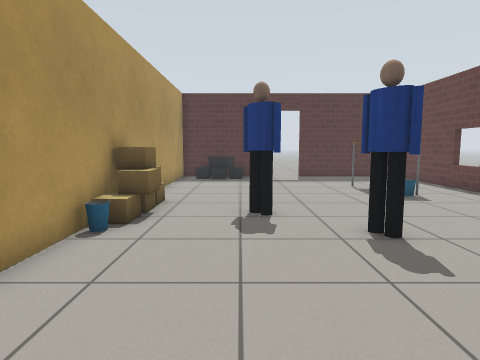
View 1 (above)

24 first-person views from a walk through a world built for the Gazebo simulator. The camera is 0.9 m above the floor, tilts 6° down and sees 75° across. Floor lines are 1 m apart. The floor is counted in squares, 0.5 m on a side. Each view is taken from the middle of a square. On the plan, view 1 faces up. The plan holds only what a view shows up to about 16 squares ahead; the rest is blank. Simple patterns stand in for the simulator's built-in surfaces. Simple shapes stand in for some stock models. Some surface patterns are stand-ins.

View 2
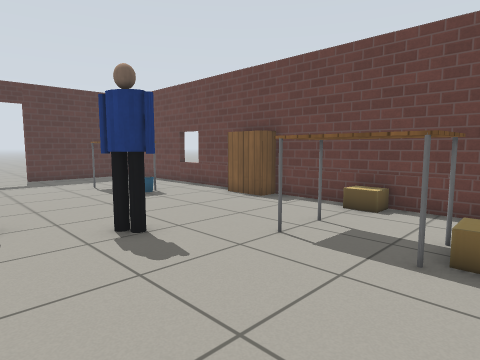

View 3
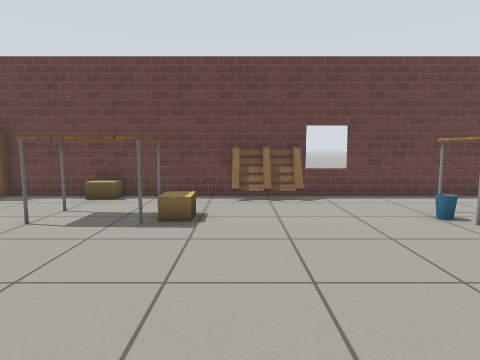

View 4
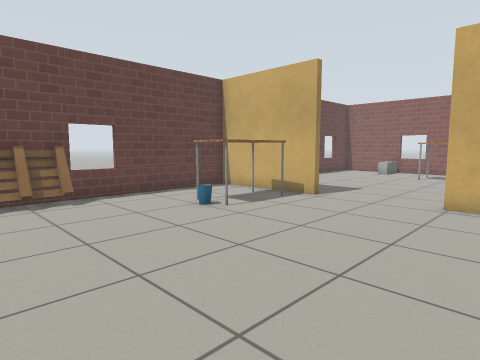

View 5
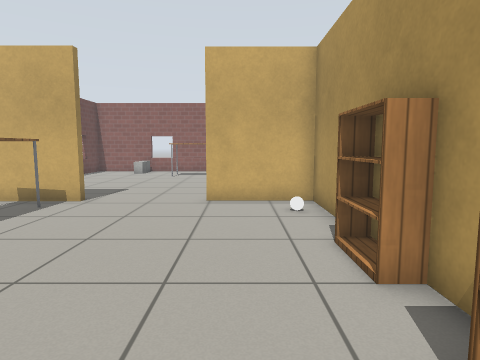

View 6
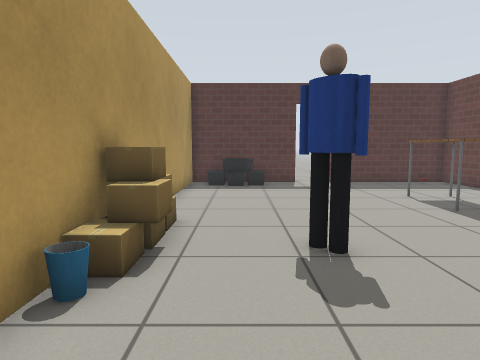

View 7
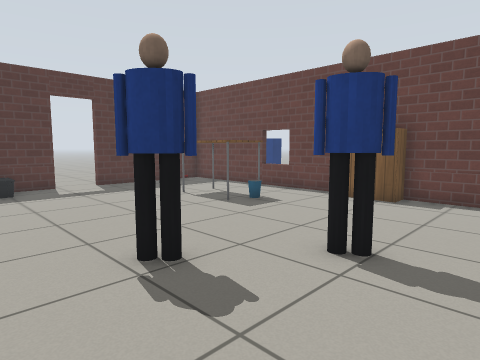

View 8
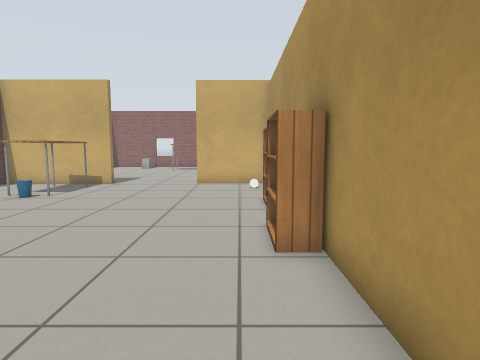

View 9
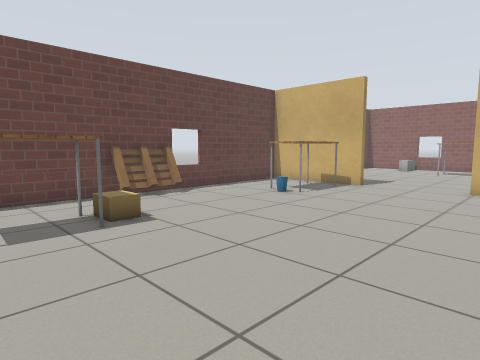

View 10
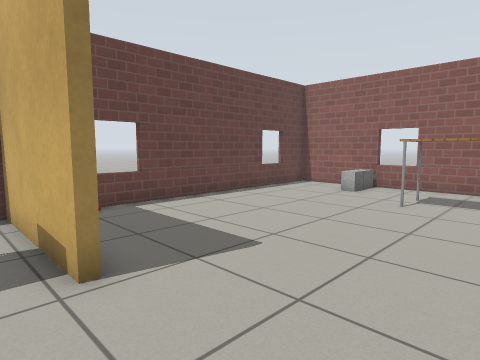

View 11
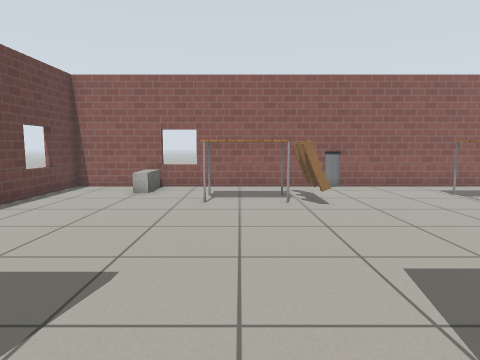

View 12
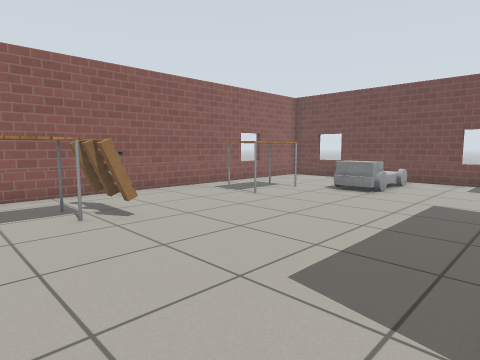

View 13
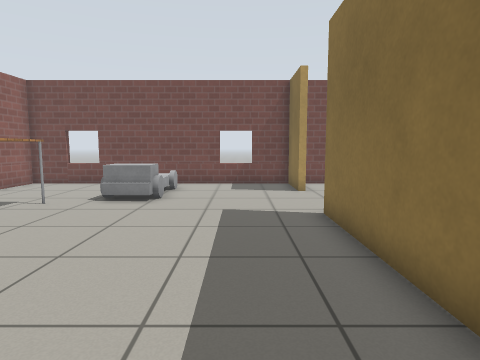

View 14
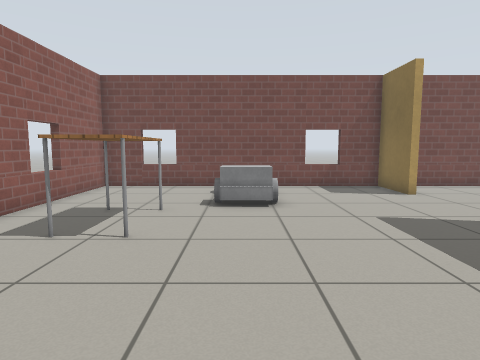

View 15
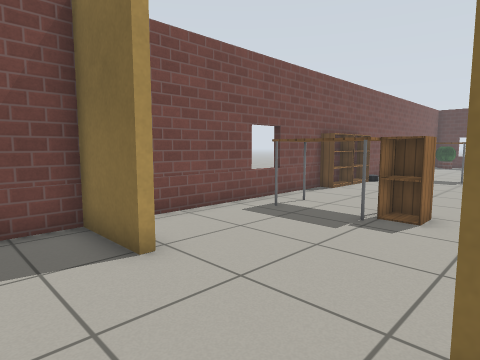

View 16
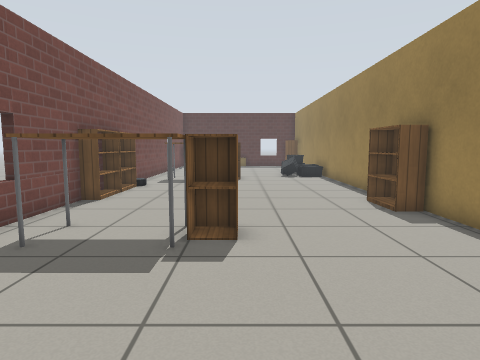

View 17
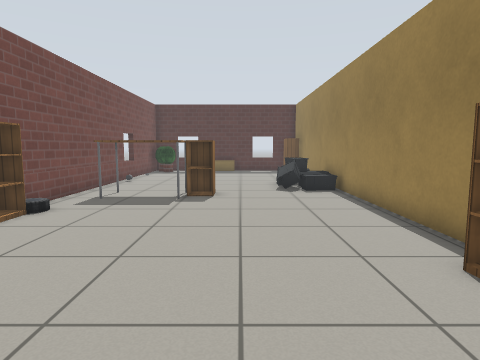

View 18
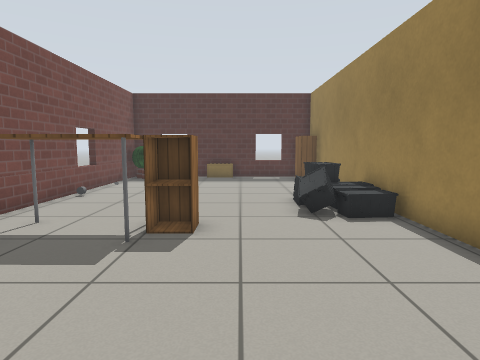

View 19
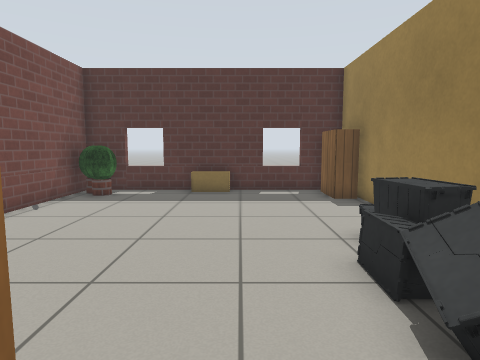

View 20
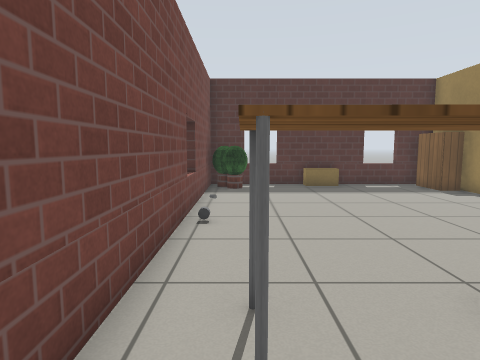

View 21
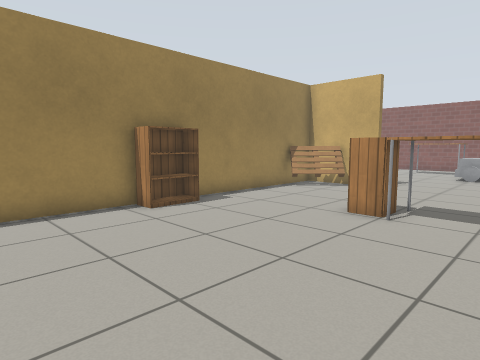

View 22
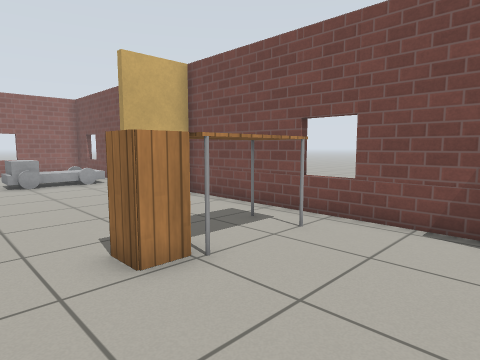

View 23
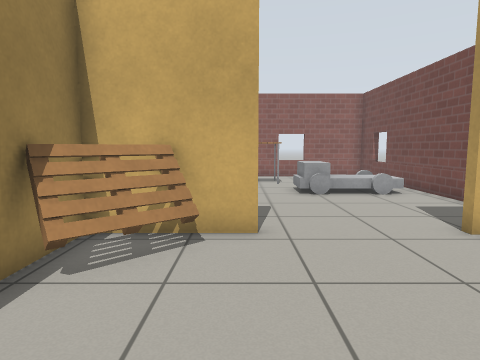

View 24
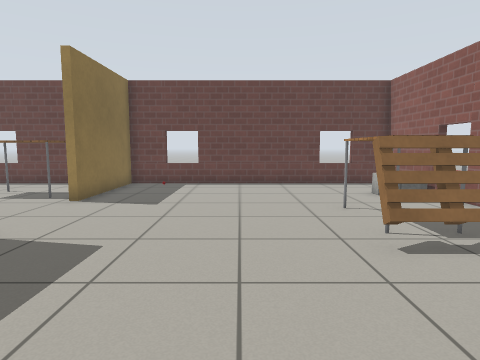

### Floor plan
Points are (right, up) in squares from view 1. A wall is a line through its corners. A room is listed if a view was taken in it or the views show most of it. See-through windows are left out.
Room 1 (views 1, 2, 3, 4, 5, 6, 7, 8, 9, 10, 11)
walls: (-3.5, -2.6) (-3.5, -10.3) (0.1, -10.3); (4.2, -10.3) (9.5, -10.3) (9.5, 19.1) (3.7, 19.1); (1.9, 19.1) (-3.5, 19.1) (-3.5, -0.5)
ways out: opening at (2.5, -11) to room 2; open door at (2.5, 19)
objects: white ball (-3, -9); bookshelf (-3, -6) to (-3, -4); bookshelf (-3, -2) to (-3, 0); bin (-3, 7); cardboard box (-3, 8); cardboard box (-3, 9); cardboard box (-3, 10); other object (-2, 18); other object (-1, 18); person (0, 8) to (1, 9); other object (0, 18); person (3, 6) to (3, 7); table (5, -9) to (6, -7); table (5, 2) to (7, 4); table (5, 12) to (7, 14); bin (6, -6); cardboard box (6, 0) to (6, 1); bin (6, 11); pallet (9, -3) to (9, -1); cardboard box (9, 4); bookshelf (9, 8) to (9, 9)
Room 2 (views 12, 13, 14, 15, 16, 17, 18, 19, 20, 21, 22, 23, 24)
walls: (-7.5, -10.3) (-6.5, -10.3); (-6.4, -10.7) (-7.4, -10.7); (-3.8, -10.3) (-3.8, -2.4); (-1.7, -10.7) (-4.5, -10.7); (-3.8, -0.6) (-3.8, 19.1) (-14.4, 19.1) (-14.4, 3.6); (-11.7, -10.7) (-14.4, -10.7) (-14.4, -23.3) (9.5, -23.3) (9.5, -10.7) (4.3, -10.7); (-14.4, -0.8) (-14.4, -10.3) (-11.8, -10.3); (5.6, -23.6) (5.6, -21.2)
low walls: (5.6, -21.2) (6.2, -21.2); (-8.4, 18.4) (-10, 18.4)
ways out: opening at (2.5, -11) to room 1
objects: bookshelf (-15, 0) to (-14, 0); bookshelf (-14, 1) to (-14, 2); car (-14, 3); other object (-14, 11); plant (-14, 18) to (-13, 18); truck (-13, -18) to (-10, -16); table (-13, -5) to (-11, -4); table (-13, 6) to (-11, 7); plant (-13, 17); cabinet (-10, -5) to (-9, -4); cabinet (-10, 6) to (-9, 7); table (-9, -21) to (-6, -19); pallet (-6, -10) to (-5, -9); other object (-6, 8) to (-6, 9); other object (-6, 10) to (-6, 11); other object (-5, 8); other object (-5, 9); other object (-5, 10) to (-4, 10); other object (-5, 11) to (-5, 12); bookshelf (-4, -2) to (-4, -1); bookshelf (-4, 18); pallet (-1, -21) to (0, -19); table (1, -20) to (3, -19)

Positions as (right, up) in squares from view 1, and headings:
1: (0, 0), facing up
2: (0, 0), facing up-right
3: (-2, -1), facing right
4: (-2, 0), facing down-right
5: (-1, 0), facing down
6: (-1, 3), facing up
7: (-2, 4), facing up-right
8: (-2, 5), facing down
9: (-2, 4), facing down-right
10: (0, -9), facing down-right
11: (2, -9), facing down
12: (3, -11), facing down-left
13: (1, -13), facing left
14: (0, -17), facing left
15: (-7, -13), facing up-left
16: (-9, -11), facing up
17: (-8, -5), facing up
18: (-8, 0), facing up
19: (-8, 6), facing up
20: (-13, 4), facing up
21: (-13, 4), facing down-right
22: (-7, 0), facing down-left
23: (-7, -4), facing down
24: (-6, -16), facing right
